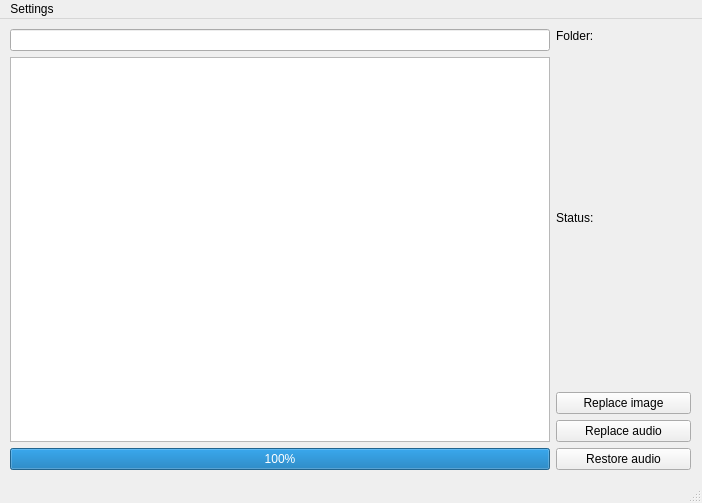
<?xml version="1.0" encoding="UTF-8"?>
<ui version="4.0">
 <class>MainWindow</class>
 <widget class="QMainWindow" name="MainWindow">
  <property name="geometry">
   <rect>
    <x>0</x>
    <y>0</y>
    <width>702</width>
    <height>503</height>
   </rect>
  </property>
  <property name="windowTitle">
   <string>MainWindow</string>
  </property>
  <widget class="QWidget" name="centralwidget">
   <widget class="QWidget" name="layoutWidget">
    <property name="geometry">
     <rect>
      <x>10</x>
      <y>10</y>
      <width>681</width>
      <height>441</height>
     </rect>
    </property>
    <layout class="QHBoxLayout" name="horizontalLayout" stretch="4,1">
     <item>
      <layout class="QVBoxLayout" name="verticalLayout">
       <item>
        <widget class="QLineEdit" name="lineEdit"/>
       </item>
       <item>
        <widget class="QListView" name="listView"/>
       </item>
       <item>
        <widget class="QProgressBar" name="progressBar">
         <property name="value">
          <number>100</number>
         </property>
        </widget>
       </item>
      </layout>
     </item>
     <item>
      <layout class="QVBoxLayout" name="verticalLayout_2">
       <item alignment="Qt::AlignTop">
        <widget class="QLabel" name="folder">
         <property name="text">
          <string>Folder:</string>
         </property>
         <property name="scaledContents">
          <bool>false</bool>
         </property>
         <property name="wordWrap">
          <bool>true</bool>
         </property>
        </widget>
       </item>
       <item alignment="Qt::AlignTop">
        <widget class="QLabel" name="status">
         <property name="text">
          <string>Status:</string>
         </property>
         <property name="wordWrap">
          <bool>true</bool>
         </property>
        </widget>
       </item>
       <item>
        <widget class="QPushButton" name="replace_image">
         <property name="text">
          <string>Replace image</string>
         </property>
        </widget>
       </item>
       <item>
        <widget class="QPushButton" name="replace_audio">
         <property name="text">
          <string>Replace audio</string>
         </property>
        </widget>
       </item>
       <item>
        <widget class="QPushButton" name="restore_audio">
         <property name="text">
          <string>Restore audio</string>
         </property>
        </widget>
       </item>
      </layout>
     </item>
    </layout>
   </widget>
  </widget>
  <widget class="QMenuBar" name="menubar">
   <property name="geometry">
    <rect>
     <x>0</x>
     <y>0</y>
     <width>702</width>
     <height>21</height>
    </rect>
   </property>
   <widget class="QMenu" name="menuFile">
    <property name="title">
     <string>Settings</string>
    </property>
    <addaction name="action_manual"/>
    <addaction name="action_osz"/>
    <addaction name="action_directory"/>
    <addaction name="action_refresh"/>
   </widget>
   <addaction name="menuFile"/>
  </widget>
  <widget class="QStatusBar" name="statusbar"/>
  <action name="action_directory">
   <property name="text">
    <string>Set osu! directory</string>
   </property>
  </action>
  <action name="action_refresh">
   <property name="text">
    <string>Refresh database cache</string>
   </property>
  </action>
  <action name="action_manual">
   <property name="text">
    <string>Manually select .osu file...</string>
   </property>
  </action>
  <action name="action_osz">
   <property name="text">
    <string>Manually select .osz file...</string>
   </property>
  </action>
 </widget>
 <resources/>
 <connections/>
</ui>
